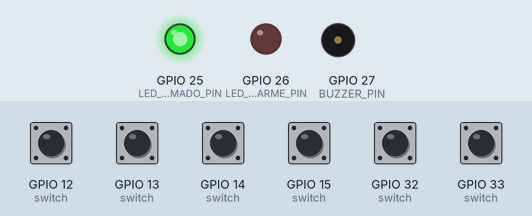
Recording of a sketch running on a simulated ESP32. On the bench: output pins drawn as LEDs (lit = HIGH), buzzer (waves = sounding). The test bench sets the inputs (shaded band); at power-on: GPIO 12 (switch), GPIO 13 (switch), GPIO 14 (switch), GPIO 15 (switch), GPIO 32 (switch), GPIO 33 (switch) HIGH. WiFi joins after 1.5 s; servers stay silent unless stated; random numbers use the default seed unless the sketch sets one; no MQTT or app messages arrive unless stated; what the sketch prints to the serial monitor is not drawn.

Above: at 3.7 s.
3.8 s: GPIO 12 (switch) pulled LOW for 0.15 s
At 3.95 s:
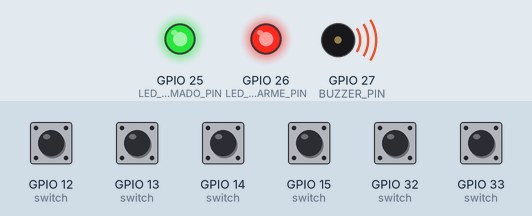
5.5 s: GPIO 13 (switch) pulled LOW for 0.15 s
At 6.8 s:
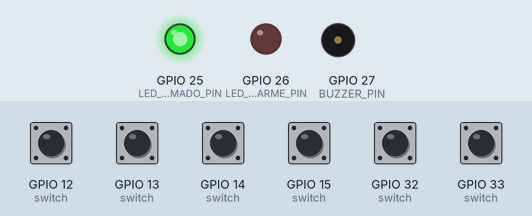
7.1 s: GPIO 14 (switch) pulled LOW for 0.15 s
At 8.4 s:
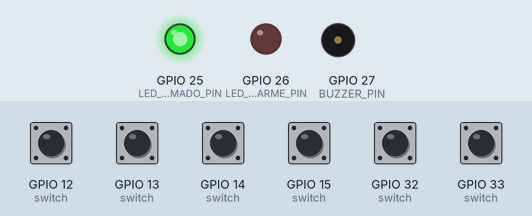
8.7 s: GPIO 15 (switch) pulled LOW for 0.15 s
At 8.85 s:
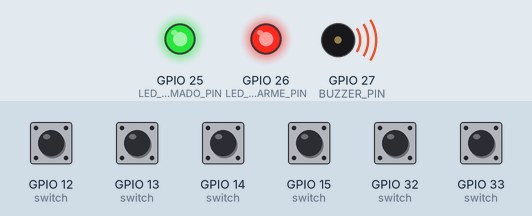
10.3 s: GPIO 32 (switch) pulled LOW for 0.15 s
At 11.0 s:
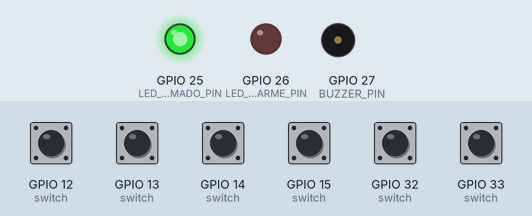
11.9 s: GPIO 33 (switch) pulled LOW for 0.15 s
At 12.05 s:
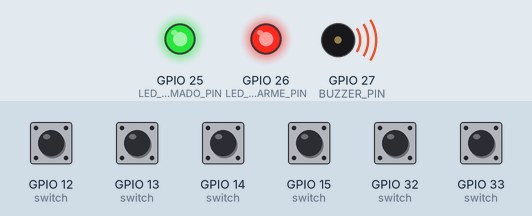
Timing chart, 0 to 14.5 s (numbered marks = the images above; inputs shaded):
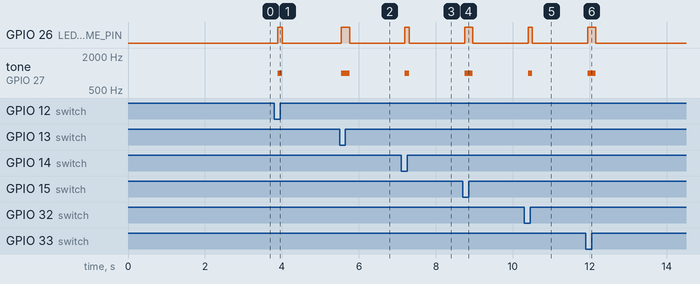

The sketch:

sketch.ino
```cpp
#include <WiFi.h>
#include <PubSubClient.h>
#include <ArduinoJson.h>

#define WIFI_SSID "Wokwi-GUEST"
#define WIFI_PASSWORD ""

#define MQTT_SERVER "broker.hivemq.com"
#define MQTT_PORT 1883

#define TOPIC_STATUS "home/security/status"
#define TOPIC_COMMAND "home/security/command"

#define SENSOR_PORTA_ENTRADA 14
#define SENSOR_PORTA_SALA    13
#define SENSOR_QUARTO        12
#define SENSOR_COZINHA       33
#define SENSOR_GARAGEM       32
#define SENSOR_JANELA        15
#define LED_ALARME_PIN 26
#define LED_ARMADO_PIN 25
#define BUZZER_PIN 27

WiFiClient espClient;
PubSubClient mqttClient(espClient);

const char* DEVICE_ID = "esp32-security-wokwi";

struct SecuritySensor {
  const char* id;
  const char* name;
  int pin;
  bool enabled;
  bool triggered;
  bool lastTriggered;
};

SecuritySensor sensors[] = {
  {
    "porta_entrada",
    "Porta de Entrada",
    SENSOR_PORTA_ENTRADA,
    true,
    false,
    false
  },

  {
    "porta_sala",
    "Porta da Sala",
    SENSOR_PORTA_SALA,
    true,
    false,
    false
  },

  {
    "quarto",
    "Quarto",
    SENSOR_QUARTO,
    true,
    false,
    false
  },

  {
    "cozinha",
    "Cozinha",
    SENSOR_COZINHA,
    true,
    false,
    false
  },

  {
    "garagem",
    "Garagem",
    SENSOR_GARAGEM,
    true,
    false,
    false
  },

  {
    "janela_suite",
    "Janela da Suíte",
    SENSOR_JANELA,
    true,
    false,
    false
  }
};

const int SENSOR_COUNT = sizeof(sensors) / sizeof(sensors[0]);

unsigned long lastStatusPublish = 0;
const unsigned long statusInterval = 5000;

bool isSystemArmed() {
  for (int i = 0; i < SENSOR_COUNT; i++) {
    if (sensors[i].enabled) {
      return true;
    }
  }

  return false;
}

bool hasViolation() {
  for (int i = 0; i < SENSOR_COUNT; i++) {
    if (sensors[i].enabled && sensors[i].triggered) {
      return true;
    }
  }

  return false;
}

void updateAlarmOutputs() {
  bool armed = isSystemArmed();
  bool violation = hasViolation();

  digitalWrite(LED_ARMADO_PIN, armed ? HIGH : LOW);
  digitalWrite(LED_ALARME_PIN, violation ? HIGH : LOW);

  if (violation) {
    tone(BUZZER_PIN, 1000);
  } else {
    noTone(BUZZER_PIN);
  }
}

void publishSensorStatus(SecuritySensor& sensor, const char* eventType) {
  StaticJsonDocument<256> doc;

  doc["type"] = "status";
  doc["deviceId"] = DEVICE_ID;
  doc["event"] = eventType;
  doc["armed"] = isSystemArmed();
  doc["violation"] = hasViolation();
  doc["timestamp"] = millis();

  JsonObject sensorObj = doc.createNestedObject("sensor");
  sensorObj["id"] = sensor.id;
  sensorObj["name"] = sensor.name;
  sensorObj["enabled"] = sensor.enabled;
  sensorObj["state"] = sensor.triggered ? "aberto" : "fechado";

  char buffer[256];
  serializeJson(doc, buffer);

  mqttClient.publish(TOPIC_STATUS, buffer);

  Serial.print("Publicado: ");
  Serial.println(buffer);
}

void handleCommand(char* topic, byte* payload, unsigned int length) {
  String message;

  for (unsigned int i = 0; i < length; i++) {
    message += (char)payload[i];
  }

  Serial.print("Comando recebido em ");
  Serial.print(topic);
  Serial.print(": ");
  Serial.println(message);

  StaticJsonDocument<256> doc;
  DeserializationError error = deserializeJson(doc, message);

  if (error) {
    Serial.println("Erro ao ler JSON");
    return;
  }

  const char* type = doc["type"];
  const char* command = doc["command"];
  const char* sensorId = doc["sensorId"];
  bool enabled = doc["enabled"];

  if (strcmp(type, "command") != 0) {
    return;
  }

  if (strcmp(command, "set_sensor_enabled") == 0) {
    for (int i = 0; i < SENSOR_COUNT; i++) {
      if (strcmp(sensors[i].id, sensorId) == 0) {
        sensors[i].enabled = enabled;

        Serial.print("Sensor ");
        Serial.print(sensors[i].name);
        Serial.print(": ");
        Serial.println(enabled ? "ARMADO" : "DESARMADO");

        updateAlarmOutputs();
        publishSensorStatus(sensors[i], "normal");
      }
    }
  }
}

void connectWiFi() {
  Serial.print("Conectando ao Wi-Fi");

  WiFi.begin(WIFI_SSID, WIFI_PASSWORD);

  while (WiFi.status() != WL_CONNECTED) {
    delay(500);
    Serial.print(".");
  }

  Serial.println();
  Serial.println("Wi-Fi conectado");
  Serial.print("IP: ");
  Serial.println(WiFi.localIP());
}

void connectMQTT() {
  while (!mqttClient.connected()) {
    Serial.print("Conectando ao MQTT... ");

    String clientId = "ESP32-Security-";
    clientId += String(random(0xffff), HEX);

    if (mqttClient.connect(clientId.c_str())) {
      Serial.println("conectado");

      mqttClient.subscribe(TOPIC_COMMAND);

      Serial.print("Inscrito em: ");
      Serial.println(TOPIC_COMMAND);

      for (int i = 0; i < SENSOR_COUNT; i++) {
        publishSensorStatus(sensors[i], "normal");
      }

    } else {
      Serial.print("falhou, erro=");
      Serial.println(mqttClient.state());
      delay(3000);
    }
  }
}

void readSensors() {
  for (int i = 0; i < SENSOR_COUNT; i++) {
    SecuritySensor& sensor = sensors[i];

    int value = digitalRead(sensor.pin);

    sensor.triggered = value == LOW;

    if (sensor.enabled && sensor.triggered && !sensor.lastTriggered) {
      publishSensorStatus(sensor, "violacao");
    }

    if (sensor.triggered != sensor.lastTriggered) {
      publishSensorStatus(sensor, "normal");
    }

    sensor.lastTriggered = sensor.triggered;
  }
}

void setup() {
  Serial.begin(115200);
  delay(1000);

  Serial.println("Serial Monitor funcionando");
  Serial.println("Iniciando ESP32 Security System...");


  for (int i = 0; i < SENSOR_COUNT; i++) {
    pinMode(sensors[i].pin, INPUT_PULLUP);
  }


  pinMode(LED_ALARME_PIN, OUTPUT);
  pinMode(LED_ARMADO_PIN, OUTPUT);
  pinMode(BUZZER_PIN, OUTPUT);

  digitalWrite(LED_ALARME_PIN, LOW);
  digitalWrite(LED_ARMADO_PIN, LOW);
  noTone(BUZZER_PIN);

  connectWiFi();

  mqttClient.setServer(MQTT_SERVER, MQTT_PORT);
  mqttClient.setCallback(handleCommand);

  updateAlarmOutputs();
}

void loop() {
  if (!mqttClient.connected()) {
    connectMQTT();
  }

  mqttClient.loop();

  readSensors();

  updateAlarmOutputs();

  if (millis() - lastStatusPublish >= statusInterval) {
    lastStatusPublish = millis();

    for (int i = 0; i < SENSOR_COUNT; i++) {
      publishSensorStatus(sensors[i], "normal");
    }
  }

  delay(100);
}
```

Measured:
- after the input at 3.8 s, GPIO 26 (LED_ALARME_PIN): LOW → HIGH after 0.09 s, → LOW 0.11 s later; tone on GPIO 27 (BUZZER_PIN): silent → 1000 Hz after 0.09 s, → silent 0.11 s later
- after the input at 5.5 s, GPIO 26 (LED_ALARME_PIN): LOW → HIGH after 0.05 s, → LOW 0.21 s later; tone on GPIO 27 (BUZZER_PIN): silent → 1000 Hz after 0.05 s, → silent 0.21 s later
- after the input at 7.1 s, GPIO 26 (LED_ALARME_PIN): LOW → HIGH after 0.10 s, → LOW 0.11 s later; tone on GPIO 27 (BUZZER_PIN): silent → 1000 Hz after 0.10 s, → silent 0.11 s later
- after the input at 8.7 s, GPIO 26 (LED_ALARME_PIN): LOW → HIGH after 0.05 s, → LOW 0.21 s later; tone on GPIO 27 (BUZZER_PIN): silent → 1000 Hz after 0.05 s, → silent 0.21 s later
- after the input at 10.3 s, GPIO 26 (LED_ALARME_PIN): LOW → HIGH after 0.10 s, → LOW 0.11 s later; tone on GPIO 27 (BUZZER_PIN): silent → 1000 Hz after 0.10 s, → silent 0.11 s later
- after the input at 11.9 s, GPIO 26 (LED_ALARME_PIN): LOW → HIGH at once, → LOW 0.21 s later; tone on GPIO 27 (BUZZER_PIN): silent → 1000 Hz at once, → silent 0.21 s later
